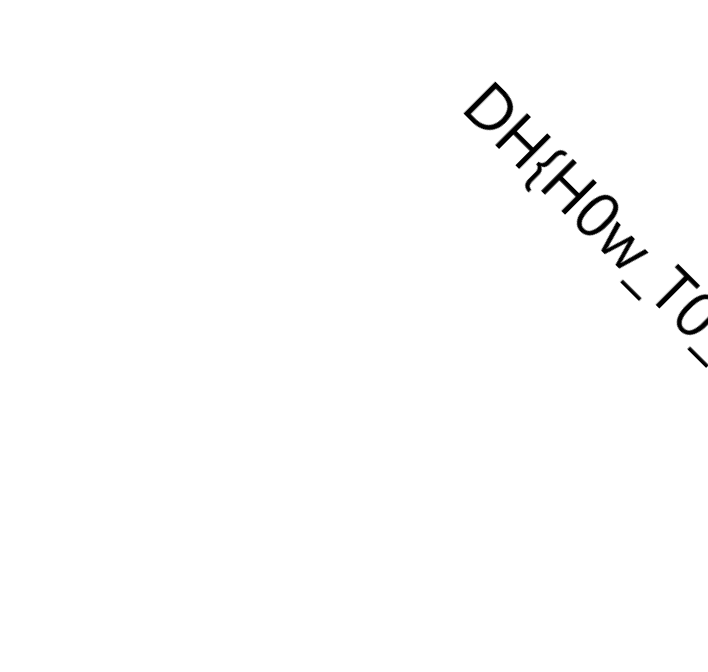

Python code for this plot:
from PIL import Image
img = Image.open("testfile.png").convert("RGB") 
width, height = img.size
hw = width // 2
left = img.crop((0, 0, hw, height))
right = img.crop((hw, 0, width, height))
left.save("left.png")
rdata = right.tobytes()
with open("left.png", "rb") as fl: lp = fl.read()
with open("flag.png", "wb") as f_out:
    f_out.write(lp)
    f_out.write(rdata)